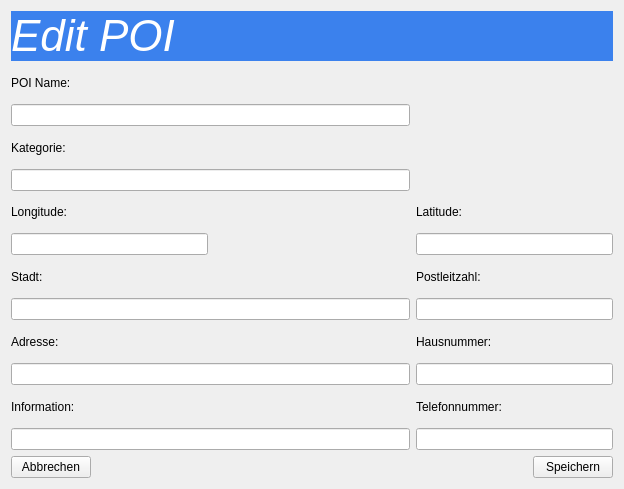
<?xml version="1.0" encoding="UTF-8"?>
<ui version="4.0">
 <class>Form</class>
 <widget class="QWidget" name="Form">
  <property name="geometry">
   <rect>
    <x>0</x>
    <y>0</y>
    <width>624</width>
    <height>489</height>
   </rect>
  </property>
  <property name="windowTitle">
   <string>Edit POI</string>
  </property>
  <layout class="QVBoxLayout" name="verticalLayout">
   <item>
    <widget class="QLabel" name="label">
     <property name="sizePolicy">
      <sizepolicy hsizetype="Preferred" vsizetype="Maximum">
       <horstretch>0</horstretch>
       <verstretch>0</verstretch>
      </sizepolicy>
     </property>
     <property name="font">
      <font>
       <family>Arial</family>
       <pointsize>33</pointsize>
       <italic>true</italic>
      </font>
     </property>
     <property name="styleSheet">
      <string notr="true">background-color: #3B81ED;
color: white;</string>
     </property>
     <property name="text">
      <string>Edit POI</string>
     </property>
     <property name="margin">
      <number>20</number>
     </property>
    </widget>
   </item>
   <item>
    <layout class="QGridLayout" name="gridLayout">
     <item row="11" column="2">
      <widget class="QLineEdit" name="lineEdit_11"/>
     </item>
     <item row="4" column="2">
      <widget class="QLabel" name="label_6">
       <property name="text">
        <string>Latitude:</string>
       </property>
      </widget>
     </item>
     <item row="4" column="0">
      <widget class="QLabel" name="label_5">
       <property name="text">
        <string>Longitude:</string>
       </property>
      </widget>
     </item>
     <item row="2" column="0">
      <widget class="QLabel" name="label_3">
       <property name="text">
        <string>Kategorie:</string>
       </property>
      </widget>
     </item>
     <item row="0" column="0">
      <widget class="QLabel" name="label_2">
       <property name="text">
        <string>POI Name:</string>
       </property>
      </widget>
     </item>
     <item row="9" column="0" colspan="2">
      <widget class="QLineEdit" name="lineEdit_8"/>
     </item>
     <item row="6" column="0">
      <widget class="QLabel" name="label_7">
       <property name="text">
        <string>Stadt:</string>
       </property>
      </widget>
     </item>
     <item row="11" column="0" colspan="2">
      <widget class="QLineEdit" name="lineEdit_10"/>
     </item>
     <item row="8" column="0">
      <widget class="QLabel" name="label_9">
       <property name="text">
        <string>Adresse:</string>
       </property>
      </widget>
     </item>
     <item row="6" column="2">
      <widget class="QLabel" name="label_8">
       <property name="text">
        <string>Postleitzahl:</string>
       </property>
      </widget>
     </item>
     <item row="9" column="2">
      <widget class="QLineEdit" name="lineEdit_9"/>
     </item>
     <item row="5" column="0">
      <widget class="QLineEdit" name="lineEdit_4"/>
     </item>
     <item row="0" column="1">
      <spacer name="horizontalSpacer_2">
       <property name="orientation">
        <enum>Qt::Horizontal</enum>
       </property>
       <property name="sizeHint" stdset="0">
        <size>
         <width>40</width>
         <height>20</height>
        </size>
       </property>
      </spacer>
     </item>
     <item row="7" column="0" colspan="2">
      <widget class="QLineEdit" name="lineEdit_5"/>
     </item>
     <item row="10" column="2">
      <widget class="QLabel" name="label_12">
       <property name="text">
        <string>Telefonnummer:</string>
       </property>
      </widget>
     </item>
     <item row="7" column="2">
      <widget class="QLineEdit" name="lineEdit_7"/>
     </item>
     <item row="8" column="2">
      <widget class="QLabel" name="label_10">
       <property name="text">
        <string>Hausnummer:</string>
       </property>
      </widget>
     </item>
     <item row="10" column="0">
      <widget class="QLabel" name="label_11">
       <property name="text">
        <string>Information:</string>
       </property>
      </widget>
     </item>
     <item row="5" column="2">
      <widget class="QLineEdit" name="lineEdit_6"/>
     </item>
     <item row="1" column="0" colspan="2">
      <widget class="QLineEdit" name="lineEdit"/>
     </item>
     <item row="3" column="0" colspan="2">
      <widget class="QLineEdit" name="lineEdit_2"/>
     </item>
    </layout>
   </item>
   <item>
    <layout class="QHBoxLayout" name="horizontalLayout">
     <item>
      <widget class="QPushButton" name="pushButton">
       <property name="text">
        <string>Abbrechen</string>
       </property>
      </widget>
     </item>
     <item>
      <spacer name="horizontalSpacer">
       <property name="orientation">
        <enum>Qt::Horizontal</enum>
       </property>
       <property name="sizeHint" stdset="0">
        <size>
         <width>40</width>
         <height>20</height>
        </size>
       </property>
      </spacer>
     </item>
     <item>
      <widget class="QPushButton" name="pushButton_2">
       <property name="text">
        <string>Speichern</string>
       </property>
      </widget>
     </item>
    </layout>
   </item>
  </layout>
 </widget>
 <resources/>
 <connections/>
</ui>
